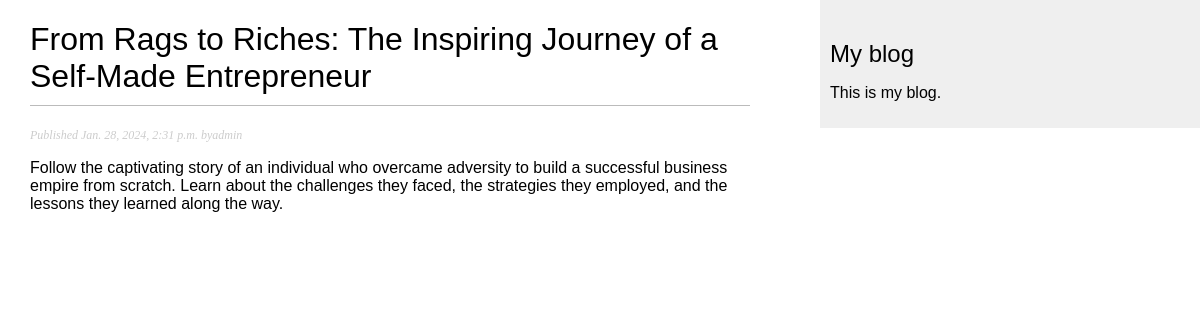
The app's page /blog/5 with its own data.
### blog/models.py (models this page shows, shortened)
class Post(models.Model):
    class Status(models.TextChoices):
        DRAFT = "DF", "Draft"
        PUBLISHED = "PB", "Published"
    title = models.CharField(max_length=250)
    slug = models.SlugField(max_length=250)
    author = models.ForeignKey(
        User, on_delete=models.CASCADE, related_name="blog_posts"
    )
    body = models.TextField()
    publish = models.DateTimeField(default=timezone.now)
    created = models.DateTimeField(auto_now_add=True)
    updated = models.DateTimeField(auto_now=True)
    status = models.CharField(
        max_length=2, choices=Status.choices, default=Status.DRAFT
    )
    objects = models.Manager()
    published = PublishedManager()
    class Meta:
        ordering = ["-publish"]
        indexes = [models.Index(fields=["-publish"])]

### blog/views.py (the view)
# urls.py: path('<int:id>', views.post_detail, name='post_detail')
def post_detail(request, id):
    post = get_object_or_404(Post, id=id, status=Post.Status.PUBLISHED)
    return render(request, "blog/post/detail.html", {"post": post})

### blog/templates/blog/post/detail.html (shortened to what this page needs)
{% extends "blog/base.html" %}
{% block content %}
    <h1>{{post.title}}</h1>
    <p class='date'>
        Published {{post.publish}} by{{post.author}}
    </p>
    {{post.body|linebreaks}}
{% endblock content %}

### blog/static/css/blog.css (style rules this page uses)
body { margin:0; padding:0; font-family:helvetica, sans-serif; }
h1 { font-weight:normal; border-bottom:1px solid #bbb; padding:0 0 10px 0; }
p.date { color:#ccc; font-family: georgia, serif; font-size: 12px; font-style: italic; }

### records on screen
Post: title "From Rags to Riches: The Inspiring Journey of a Self-Made Entrepreneur", publish "Jan. 28, 2024, 2:31 p.m.", author "admin", body "Follow the captivating story of an individual who overcame adversity to build a successful business empire from scratch. Learn about the challenges they faced, the strategies they employed, and the lessons they learned along the way."
